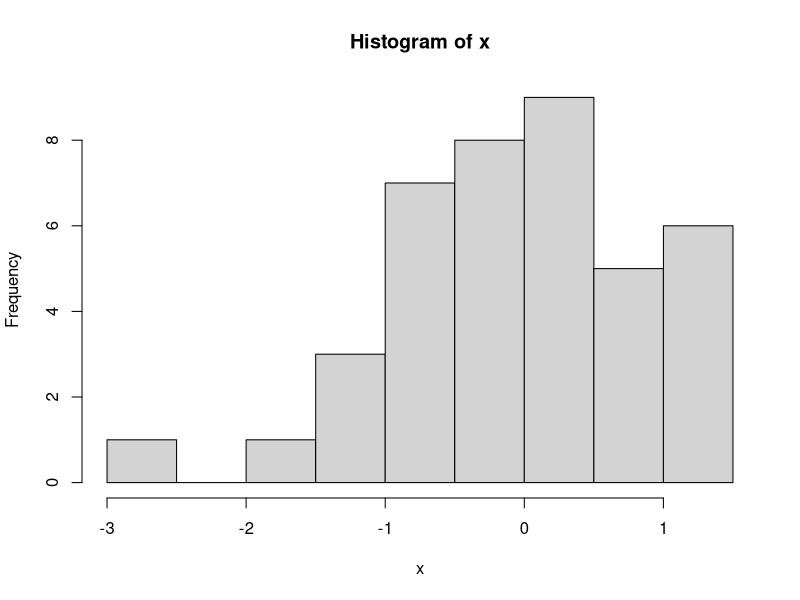
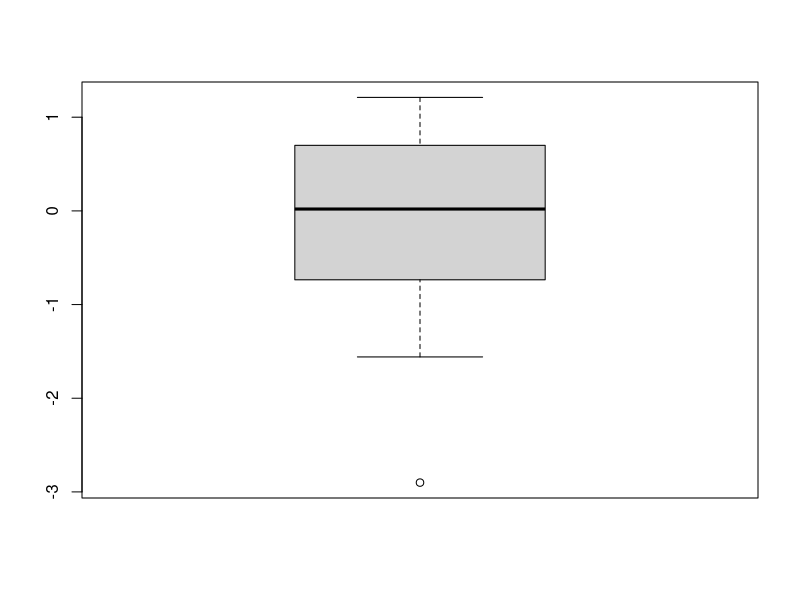
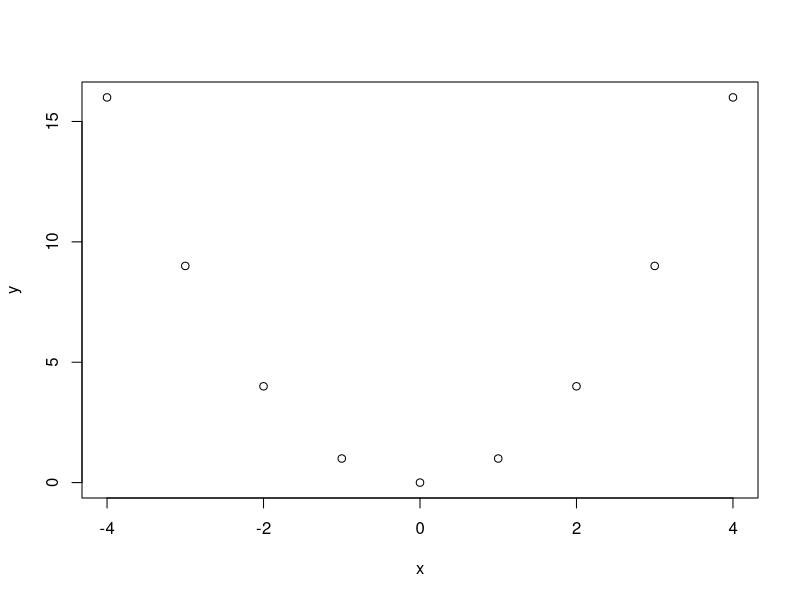
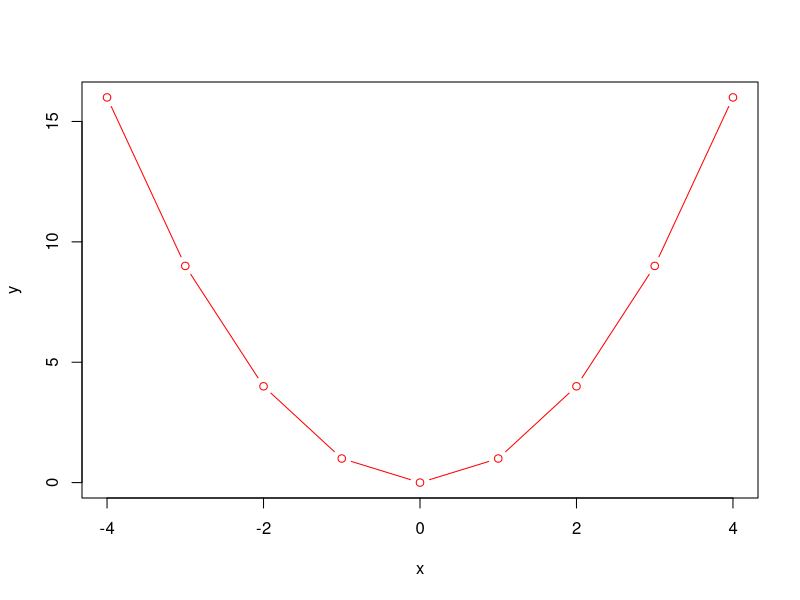

Write the R code that produced these figures, in order.
## ---- chunk 1
x <- sqrt(10) #No se muestra el resultado
## ---- chunk 2
x #Se muestra el resultado
## ---- chunk 3
sqrt(10) #Se imprime en la consola el resultado
## ---- chunk 4
5 + 2
## ---- chunk 5
sqrt(15)
## ---- chunk 6
text_tab1 <- data.frame(
  Operador = c(
    "`x + y`",
    "`x - y`",
    "`x * y`",
    "`x / y`",
    "`x %/% y`",
    "`x %% y`",
    "`x ^ y`",
    "`x < y`",
    "`x <= y`",
    "`x > y`",
    "`x >= y`",
    "`x == y`",
    "`x != y`",
    "`sqrt(x)`",
    "`exp(x)`",
    "`log(x)`",
    "`log(x, k)`",
    "`sum(x)`",
    "`prod(x)`",
    "`round(x, k)`"
  ),
  
  Operacion = c(
    "suma de x e y",
    "diferencia de x e y",
    "multiplicación de x e y",
    "división de x por y",
    "parte entera de la división de x por y",
    "resto de la división de x por y",
    "x elevado a y-ésima potencia",
    "x menor que y",
    "x menor o igual que y",
    "x mayor que y",
    "x mayor o igual que y",
    "x igual a y",
    "x no es igual a y",
    "raíz cuadrada de x",
    "exponencial de x",
    "logaritmo natural de x",
    "logaritmo base k de x",
    "suma de los elementos de x",
    "producto de los elementos de x",
    "x redondeado a k dígitos"
  )
)

knitr::kable(
  text_tab1,
  col.names = c("Sintaxis", "Operación"),
  caption = 'Algunas funciones matemáticas en R',
  longtable = TRUE,
  booktabs = TRUE
)
## ---- chunk 7
x <- c(1, 2, 3, 4, 5)  #No se muestra el resultado
x                      #Se auto imprime el resultado
print(x)               #Imprime el resultado de manera explícita 
                       #mediante el comando print 
## ---- chunk 8
c(1, 2, 3) -> x
x

x = c(1, 2, 3, 4)
x
## ---- chunk 9
set.seed(2022)
## ---- chunk 10
x <- rnorm(40)
summary(x)
## ---- chunk 11
hist(x)
boxplot(x)
## ---- chunk 12
x <-
  c(-4, -3, -2, -1, 0, 1, 2, 3, 4)  # Observar que se remplazó el objeto "x" que
                                    # se generó previamente
y <- x ^ 2
plot(x, y)
plot(x, y, type = "b", col = "red")
